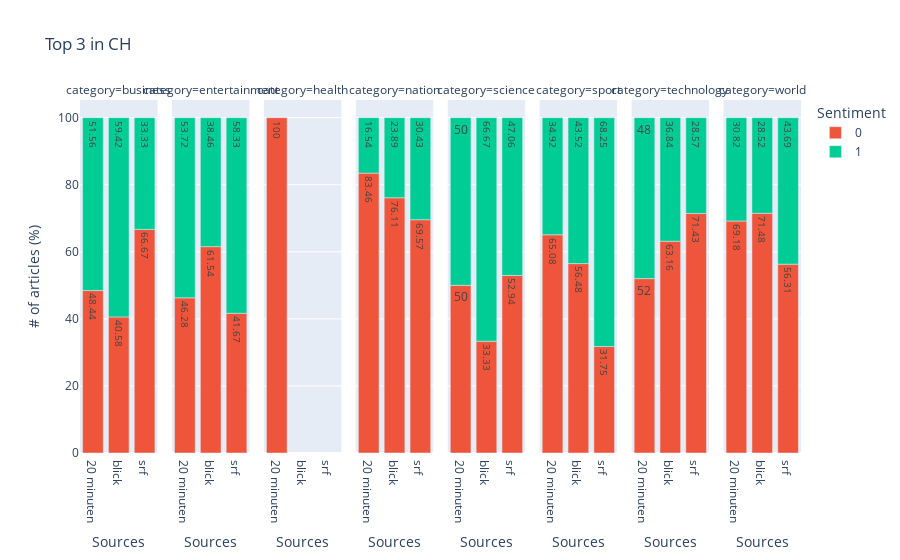

Notebook code cell kept with this figure:
### Code cell
figCat = px.bar(sourceClean,
                x="source",
                y="sentiment %",
                text = "sentiment %", 
                #barmode="group",
                color="sentiment",
                color_discrete_map={
                    '0': '#ef553b',
                    '1': '#00cc96'
                },
                #facet_row='sentiment', 
                facet_col="category",
                #facet_col_wrap=4
                #facet_row="targetTitle", 
                #facet_col="category",
                labels={
                    "source": "Sources",
                    "sentiment %": "# of articles (%)",
                    "sentiment": "Sentiment"
                  },
                title="Top 3 in CH"
                )

figCat.show()

### Figure 1 — Plotly figure (JSON) as saved in the notebook; plotly's stock layout.template omitted (floating-point values rounded to 4 significant figures)
{"data": [{"alignmentgroup": "True", "hovertemplate": "Sentiment=0<br>category=business<br>Sources=%{x}<br># of articles (%)=%{text}<extra></extra>", "legendgroup": "0", "marker": {"color": "#ef553b"}, "name": "0", "offsetgroup": "0", "orientation": "v", "showlegend": true, "text": [48.44, 40.58, 66.67], "textposition": "auto", "type": "bar", "x": ["20 minuten", "blick", "srf"], "xaxis": "x", "y": [48.44, 40.58, 66.67], "yaxis": "y"}, {"alignmentgroup": "True", "hovertemplate": "Sentiment=0<br>category=entertainment<br>Sources=%{x}<br># of articles (%)=%{text}<extra></extra>", "legendgroup": "0", "marker": {"color": "#ef553b"}, "name": "0", "offsetgroup": "0", "orientation": "v", "showlegend": false, "text": [46.28, 61.54, 41.67], "textposition": "auto", "type": "bar", "x": ["20 minuten", "blick", "srf"], "xaxis": "x2", "y": [46.28, 61.54, 41.67], "yaxis": "y2"}, {"alignmentgroup": "True", "hovertemplate": "Sentiment=0<br>category=health<br>Sources=%{x}<br># of articles (%)=%{text}<extra></extra>", "legendgroup": "0", "marker": {"color": "#ef553b"}, "name": "0", "offsetgroup": "0", "orientation": "v", "showlegend": false, "text": [100], "textposition": "auto", "type": "bar", "x": ["20 minuten"], "xaxis": "x3", "y": [100], "yaxis": "y3"}, {"alignmentgroup": "True", "hovertemplate": "Sentiment=0<br>category=nation<br>Sources=%{x}<br># of articles (%)=%{text}<extra></extra>", "legendgroup": "0", "marker": {"color": "#ef553b"}, "name": "0", "offsetgroup": "0", "orientation": "v", "showlegend": false, "text": [83.46, 76.11, 69.57], "textposition": "auto", "type": "bar", "x": ["20 minuten", "blick", "srf"], "xaxis": "x4", "y": [83.46, 76.11, 69.57], "yaxis": "y4"}, {"alignmentgroup": "True", "hovertemplate": "Sentiment=0<br>category=science<br>Sources=%{x}<br># of articles (%)=%{text}<extra></extra>", "legendgroup": "0", "marker": {"color": "#ef553b"}, "name": "0", "offsetgroup": "0", "orientation": "v", "showlegend": false, "text": [50, 33.33, 52.94], "textposition": "auto", "type": "bar", "x": ["20 minuten", "blick", "srf"], "xaxis": "x5", "y": [50, 33.33, 52.94], "yaxis": "y5"}, {"alignmentgroup": "True", "hovertemplate": "Sentiment=0<br>category=sport<br>Sources=%{x}<br># of articles (%)=%{text}<extra></extra>", "legendgroup": "0", "marker": {"color": "#ef553b"}, "name": "0", "offsetgroup": "0", "orientation": "v", "showlegend": false, "text": [65.08, 56.48, 31.75], "textposition": "auto", "type": "bar", "x": ["20 minuten", "blick", "srf"], "xaxis": "x6", "y": [65.08, 56.48, 31.75], "yaxis": "y6"}, {"alignmentgroup": "True", "hovertemplate": "Sentiment=0<br>category=technology<br>Sources=%{x}<br># of articles (%)=%{text}<extra></extra>", "legendgroup": "0", "marker": {"color": "#ef553b"}, "name": "0", "offsetgroup": "0", "orientation": "v", "showlegend": false, "text": [52, 63.16, 71.43], "textposition": "auto", "type": "bar", "x": ["20 minuten", "blick", "srf"], "xaxis": "x7", "y": [52, 63.16, 71.43], "yaxis": "y7"}, {"alignmentgroup": "True", "hovertemplate": "Sentiment=0<br>category=world<br>Sources=%{x}<br># of articles (%)=%{text}<extra></extra>", "legendgroup": "0", "marker": {"color": "#ef553b"}, "name": "0", "offsetgroup": "0", "orientation": "v", "showlegend": false, "text": [69.18, 71.48, 56.31], "textposition": "auto", "type": "bar", "x": ["20 minuten", "blick", "srf"], "xaxis": "x8", "y": [69.18, 71.48, 56.31], "yaxis": "y8"}, {"alignmentgroup": "True", "hovertemplate": "Sentiment=1<br>category=business<br>Sources=%{x}<br># of articles (%)=%{text}<extra></extra>", "legendgroup": "1", "marker": {"color": "#00cc96"}, "name": "1", "offsetgroup": "1", "orientation": "v", "showlegend": true, "text": [51.56, 59.42, 33.33], "textposition": "auto", "type": "bar", "x": ["20 minuten", "blick", "srf"], "xaxis": "x", "y": [51.56, 59.42, 33.33], "yaxis": "y"}, {"alignmentgroup": "True", "hovertemplate": "Sentiment=1<br>category=entertainment<br>Sources=%{x}<br># of articles (%)=%{text}<extra></extra>", "legendgroup": "1", "marker": {"color": "#00cc96"}, "name": "1", "offsetgroup": "1", "orientation": "v", "showlegend": false, "text": [53.72, 38.46, 58.33], "textposition": "auto", "type": "bar", "x": ["20 minuten", "blick", "srf"], "xaxis": "x2", "y": [53.72, 38.46, 58.33], "yaxis": "y2"}, {"alignmentgroup": "True", "hovertemplate": "Sentiment=1<br>category=nation<br>Sources=%{x}<br># of articles (%)=%{text}<extra></extra>", "legendgroup": "1", "marker": {"color": "#00cc96"}, "name": "1", "offsetgroup": "1", "orientation": "v", "showlegend": false, "text": [16.54, 23.89, 30.43], "textposition": "auto", "type": "bar", "x": ["20 minuten", "blick", "srf"], "xaxis": "x4", "y": [16.54, 23.89, 30.43], "yaxis": "y4"}, {"alignmentgroup": "True", "hovertemplate": "Sentiment=1<br>category=science<br>Sources=%{x}<br># of articles (%)=%{text}<extra></extra>", "legendgroup": "1", "marker": {"color": "#00cc96"}, "name": "1", "offsetgroup": "1", "orientation": "v", "showlegend": false, "text": [50, 66.67, 47.06], "textposition": "auto", "type": "bar", "x": ["20 minuten", "blick", "srf"], "xaxis": "x5", "y": [50, 66.67, 47.06], "yaxis": "y5"}, {"alignmentgroup": "True", "hovertemplate": "Sentiment=1<br>category=sport<br>Sources=%{x}<br># of articles (%)=%{text}<extra></extra>", "legendgroup": "1", "marker": {"color": "#00cc96"}, "name": "1", "offsetgroup": "1", "orientation": "v", "showlegend": false, "text": [34.92, 43.52, 68.25], "textposition": "auto", "type": "bar", "x": ["20 minuten", "blick", "srf"], "xaxis": "x6", "y": [34.92, 43.52, 68.25], "yaxis": "y6"}, {"alignmentgroup": "True", "hovertemplate": "Sentiment=1<br>category=technology<br>Sources=%{x}<br># of articles (%)=%{text}<extra></extra>", "legendgroup": "1", "marker": {"color": "#00cc96"}, "name": "1", "offsetgroup": "1", "orientation": "v", "showlegend": false, "text": [48, 36.84, 28.57], "textposition": "auto", "type": "bar", "x": ["20 minuten", "blick", "srf"], "xaxis": "x7", "y": [48, 36.84, 28.57], "yaxis": "y7"}, {"alignmentgroup": "True", "hovertemplate": "Sentiment=1<br>category=world<br>Sources=%{x}<br># of articles (%)=%{text}<extra></extra>", "legendgroup": "1", "marker": {"color": "#00cc96"}, "name": "1", "offsetgroup": "1", "orientation": "v", "showlegend": false, "text": [30.82, 28.52, 43.69], "textposition": "auto", "type": "bar", "x": ["20 minuten", "blick", "srf"], "xaxis": "x8", "y": [30.82, 28.52, 43.69], "yaxis": "y8"}], "layout": {"annotations": [{"font": {}, "showarrow": false, "text": "category=business", "x": 0.05375, "xanchor": "center", "xref": "paper", "y": 1, "yanchor": "bottom", "yref": "paper"}, {"font": {}, "showarrow": false, "text": "category=entertainment", "x": 0.1812, "xanchor": "center", "xref": "paper", "y": 1, "yanchor": "bottom", "yref": "paper"}, {"font": {}, "showarrow": false, "text": "category=health", "x": 0.3087, "xanchor": "center", "xref": "paper", "y": 1, "yanchor": "bottom", "yref": "paper"}, {"font": {}, "showarrow": false, "text": "category=nation", "x": 0.4363, "xanchor": "center", "xref": "paper", "y": 1, "yanchor": "bottom", "yref": "paper"}, {"font": {}, "showarrow": false, "text": "category=science", "x": 0.5637, "xanchor": "center", "xref": "paper", "y": 1, "yanchor": "bottom", "yref": "paper"}, {"font": {}, "showarrow": false, "text": "category=sport", "x": 0.6912, "xanchor": "center", "xref": "paper", "y": 1, "yanchor": "bottom", "yref": "paper"}, {"font": {}, "showarrow": false, "text": "category=technology", "x": 0.8188, "xanchor": "center", "xref": "paper", "y": 1, "yanchor": "bottom", "yref": "paper"}, {"font": {}, "showarrow": false, "text": "category=world", "x": 0.9463, "xanchor": "center", "xref": "paper", "y": 1, "yanchor": "bottom", "yref": "paper"}], "barmode": "relative", "legend": {"title": {"text": "Sentiment"}, "tracegroupgap": 0}, "title": {"text": "Top 3 in CH"}, "xaxis": {"anchor": "y", "domain": [0, 0.1075], "title": {"text": "Sources"}}, "xaxis2": {"anchor": "y2", "domain": [0.1275, 0.235], "matches": "x", "title": {"text": "Sources"}}, "xaxis3": {"anchor": "y3", "domain": [0.255, 0.3625], "matches": "x", "title": {"text": "Sources"}}, "xaxis4": {"anchor": "y4", "domain": [0.3825, 0.49], "matches": "x", "title": {"text": "Sources"}}, "xaxis5": {"anchor": "y5", "domain": [0.51, 0.6175], "matches": "x", "title": {"text": "Sources"}}, "xaxis6": {"anchor": "y6", "domain": [0.6375, 0.745], "matches": "x", "title": {"text": "Sources"}}, "xaxis7": {"anchor": "y7", "domain": [0.765, 0.8725], "matches": "x", "title": {"text": "Sources"}}, "xaxis8": {"anchor": "y8", "domain": [0.8925, 1], "matches": "x", "title": {"text": "Sources"}}, "yaxis": {"anchor": "x", "domain": [0, 1], "title": {"text": "# of articles (%)"}}, "yaxis2": {"anchor": "x2", "domain": [0, 1], "matches": "y", "showticklabels": false}, "yaxis3": {"anchor": "x3", "domain": [0, 1], "matches": "y", "showticklabels": false}, "yaxis4": {"anchor": "x4", "domain": [0, 1], "matches": "y", "showticklabels": false}, "yaxis5": {"anchor": "x5", "domain": [0, 1], "matches": "y", "showticklabels": false}, "yaxis6": {"anchor": "x6", "domain": [0, 1], "matches": "y", "showticklabels": false}, "yaxis7": {"anchor": "x7", "domain": [0, 1], "matches": "y", "showticklabels": false}, "yaxis8": {"anchor": "x8", "domain": [0, 1], "matches": "y", "showticklabels": false}}}
